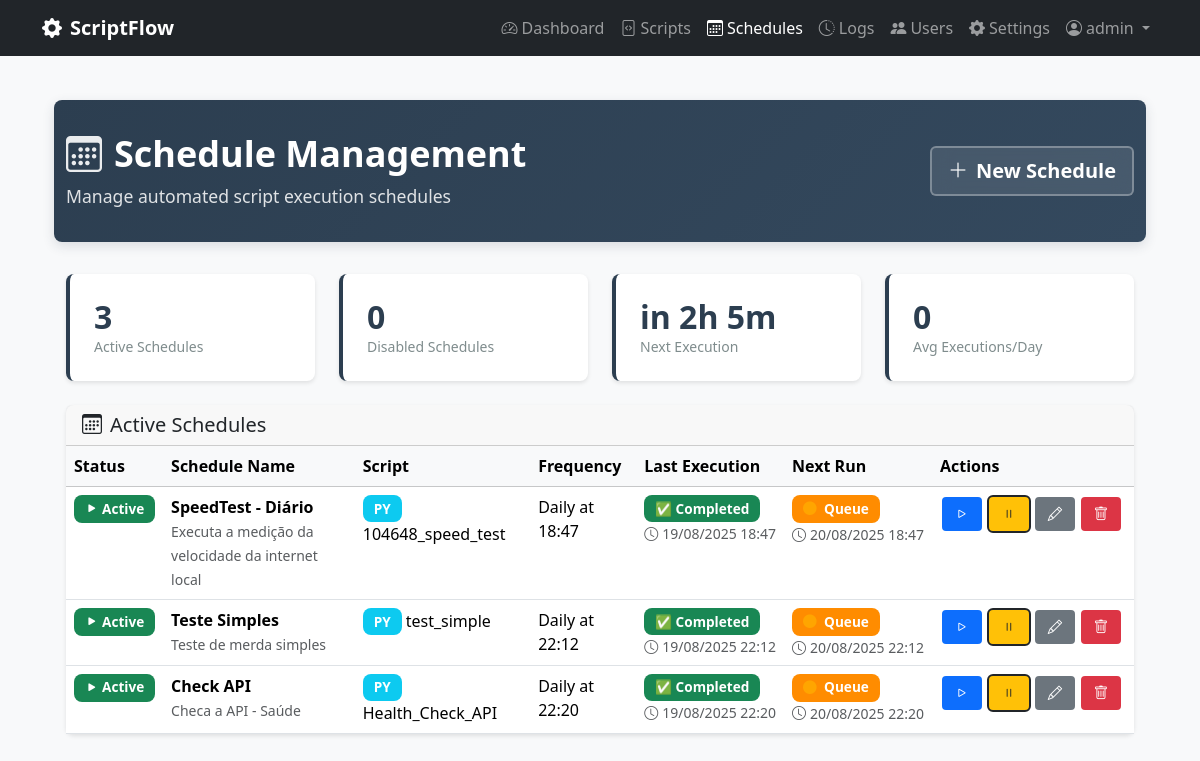
The app's page /schedules (signed in), older data.
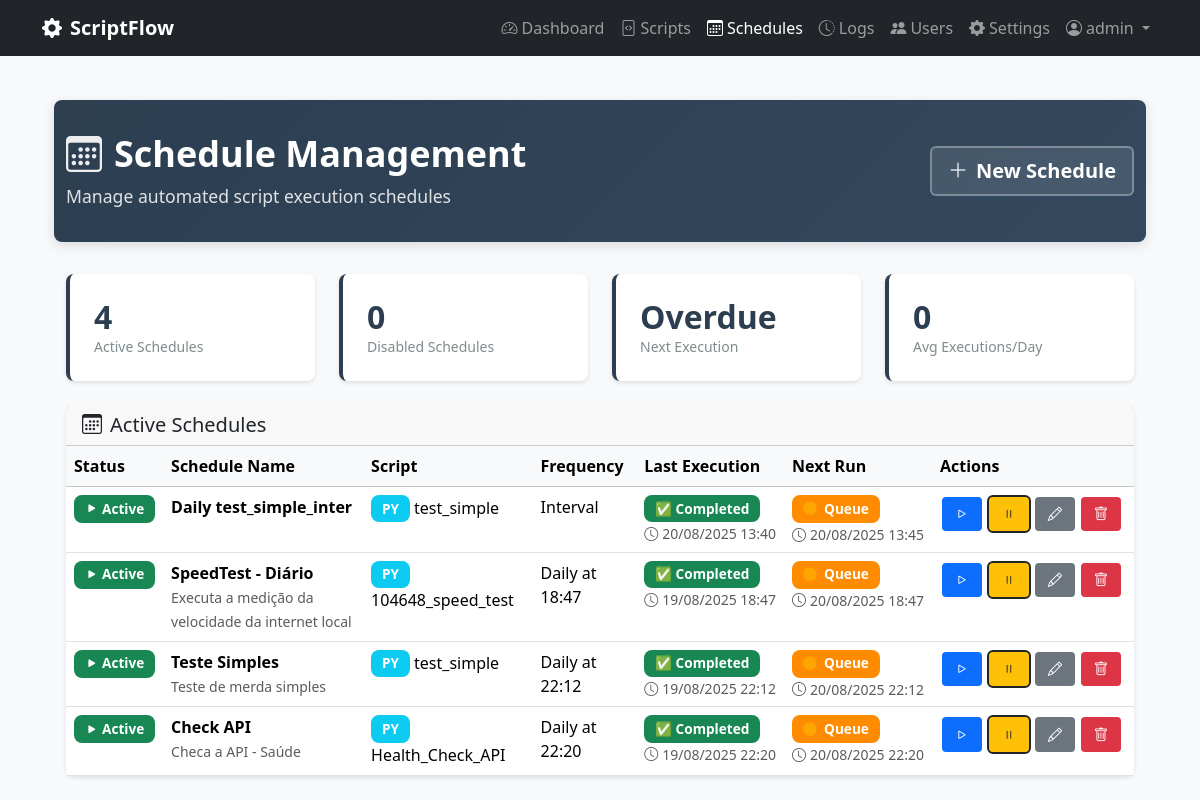
The same page, newer data.
### scriptflow.py (models this page shows, shortened)
class Schedule(db.Model):
    __tablename__ = 'schedules'
    id = db.Column(db.Integer, primary_key=True)
    name = db.Column(db.String(100), nullable=False)
    description = db.Column(db.Text)
    frequency = db.Column(db.String(20), nullable=False)  # daily, weekly, monthly, custom
    time_config = db.Column(db.Text)  # JSON string with time configuration
    is_active = db.Column(db.Boolean, default=True)
    created_at = db.Column(db.DateTime, default=datetime.now)
    updated_at = db.Column(db.DateTime, default=datetime.now, onupdate=datetime.now)
    next_run_time = db.Column(db.DateTime)
    last_execution_id = db.Column(db.Integer, db.ForeignKey('executions.id'))
    script_id = db.Column(db.Integer, db.ForeignKey('scripts.id'), nullable=False)
    user_id = db.Column(db.Integer, db.ForeignKey('users.id'), nullable=False)
    script = db.relationship('Script', backref='schedules')
    user = db.relationship('User', backref='schedules')
    last_execution = db.relationship('Execution', foreign_keys=[last_execution_id])
    @property
    def time_config_json(self):
        if self.time_config:
            try:
                return json.loads(self.time_config)
            except:
                return {}
        return {}
    @property
    def next_run_display(self):
        if not self.next_run_time:
            return "Not scheduled"
        now = datetime.now()  # Use local time instead of UTC
        delta = self.next_run_time - now
        if delta.total_seconds() < 0:
            return "Overdue"
        elif delta.total_seconds() < 3600:  # Less than 1 hour
            minutes = int(delta.total_seconds() / 60)
            return f"in {minutes}m"
        elif delta.total_seconds() < 86400:  # Less than 1 day
            hours = int(delta.total_seconds() / 3600)
            minutes = int((delta.total_seconds() % 3600) / 60)
            return f"in {hours}h {minutes}m"
        else:
            days = int(delta.total_seconds() / 86400)
            return f"in {days} days"
    @property
    def frequency_display(self):
        if self.frequency == 'daily':
            config = self.time_config_json
            if config.get('time'):
                return f"Daily at {config['time']}"
            return "Daily"
        elif self.frequency == 'monthly':
            config = self.time_config_json
            day = config.get('day', 1)
            time = config.get('time', '09:00')
            return f"Monthly (day {day}) at {time}"
        elif self.frequency == 'custom':
            return "Custom schedule"
        return self.frequency.capitalize()

class Script(db.Model):
    __tablename__ = 'scripts'
    id = db.Column(db.Integer, primary_key=True)
    name = db.Column(db.String(100), nullable=False)
    description = db.Column(db.Text)
    filename = db.Column(db.String(255), nullable=False)
    file_path = db.Column(db.String(500), nullable=False)
    script_type = db.Column(db.String(10), nullable=False)  # 'py' or 'bat'
    file_size = db.Column(db.Integer)
    created_at = db.Column(db.DateTime, default=datetime.now)
    updated_at = db.Column(db.DateTime, default=datetime.now, onupdate=datetime.now)
    is_active = db.Column(db.Boolean, default=True)
    user_id = db.Column(db.Integer, db.ForeignKey('users.id'), nullable=False)

class Execution(db.Model):
    __tablename__ = 'executions'
    id = db.Column(db.Integer, primary_key=True)
    started_at = db.Column(db.DateTime, default=datetime.now, nullable=False)
    completed_at = db.Column(db.DateTime)
    status = db.Column(db.String(20), default='pending', nullable=False)  # pending, running, completed, failed, timeout
    exit_code = db.Column(db.Integer)
    stdout = db.Column(db.Text)
    stderr = db.Column(db.Text)
    duration_seconds = db.Column(db.Float)
    trigger_type = db.Column(db.String(20), default='manual', nullable=False)  # manual, scheduled, api
    script_id = db.Column(db.Integer, db.ForeignKey('scripts.id'), nullable=False)
    user_id = db.Column(db.Integer, db.ForeignKey('users.id'), nullable=False)
    script = db.relationship('Script', backref='executions')
    @property
    def status_icon(self):
        icons = {
            'pending': '⏳',
            'running': '🔄',  # Emoji simples que funciona bem
            'completed': '✅',
            'failed': '❌',
            'timeout': '⏰',
            'cancelled': '🛑'
        }
        return icons.get(self.status, '❓')
    @property
    def status_color(self):
        colors = {
            'pending': 'secondary',
            'running': 'running',  # Usar classe CSS personalizada com animação
            'completed': 'success',
            'failed': 'danger',
            'timeout': 'warning',
            'cancelled': 'danger'
        }
        return colors.get(self.status, 'secondary')

### scriptflow.py (the view)
@app.route('/schedules')
@login_required
def schedules():
    schedules_query = Schedule.query.order_by(Schedule.next_run_time.asc())
    user_schedules = apply_user_data_filter(schedules_query).all()
    active_schedules = sum(1 for s in user_schedules if s.is_active)
    disabled_schedules = len(user_schedules) - active_schedules
    next_schedule = next((s for s in user_schedules if s.is_active and s.next_run_time), None)
    next_run_display = next_schedule.next_run_display if next_schedule else "No upcoming runs"
    stats = {
        'active': active_schedules,
        'disabled': disabled_schedules,
        'next_run': next_run_display,
        'avg_per_day': 0  # TODO: Calculate based on execution history
    }
    return render_template('schedules.html', schedules=user_schedules, stats=stats)

### scriptflow.py (called while the page is built)
@login_manager.user_loader
def load_user(user_id):
    return db.session.get(User, int(user_id))

def apply_user_data_filter(query):
    if current_user.can_view_all_data:
        return query  # Can see all data
    else:
        return query.filter_by(user_id=current_user.id)  # Only own data

### templates/schedules.html (shortened to what the changed rows need)
{% extends "base.html" %}
{% block content %}
<div class="container-fluid">
    <div class="page-header">
        <div class="container">
            <div class="row align-items-center">
                <div class="col">
                    <h1>
                        <i class="bi bi-calendar3"></i>Schedule Management
                    </h1>
                </div>
            </div>
        </div>
    </div>
    <div class="container">
        <div class="row">
            <div class="col-12">
            <div class="row mb-4">
                <div class="col-md-3">
                    <div class="stats-card">
                        <h3 class="stats-number">{{ stats.active }}</h3>
                        <p class="stats-label">Active Schedules</p>
                    </div>
                </div>
                <div class="col-md-3">
                    <div class="stats-card">
                        <h3 class="stats-number">{{ stats.next_run }}</h3>
                        <p class="stats-label">Next Execution</p>
                    </div>
                </div>
            </div>
            <div class="card">
                <div class="card-body p-0">
                    {% if schedules %}
                    <div class="table-responsive">
                        <table class="table table-hover mb-0">
                            <thead class="table-light">
                                <tr>
                                    <th>Status</th>
                                    <th>Schedule Name</th>
                                    <th>Script</th>
                                    <th>Frequency</th>
                                    <th>Last Execution</th>
                                    <th>Next Run</th>
                                    <th>Actions</th>
                                </tr>
                            </thead>
                            <tbody>
                                {% for schedule in schedules %}
                                <tr>
                                    <td>
                                        {% if schedule.is_active %}
                                        <span class="badge bg-success">
                                            <i class="bi bi-play-fill"></i> Active
                                        </span>
                                        {% else %}
                                        <span class="badge bg-secondary">
                                            <i class="bi bi-pause-fill"></i> Disabled
                                        </span>
                                        {% endif %}
                                    </td>
                                    <td>
                                        <div>
                                            <strong>{{ schedule.name }}</strong>
                                            {% if schedule.description %}
                                            <br><small class="text-muted">{{ schedule.description }}</small>
                                            {% endif %}
                                        </div>
                                    </td>
                                    <td>
                                        <span class="badge bg-info">{{ schedule.script.script_type.upper() }}</span>
                                        {{ schedule.script.name }}
                                    </td>
                                    <td>{{ schedule.frequency_display }}</td>
                                    <td class="schedule-column">
                                        {% if schedule.last_execution %}
                                        <div class="schedule-item">
                                            <span class="badge {% if schedule.last_execution.status == 'running' %}status-running{% else %}bg-{{ schedule.last_execution.status_color }}{% endif %}">
                                                {% if schedule.last_execution.status == 'running' %}
                                                    <i class="bi bi-arrow-clockwise rotating-icon"></i>
                                                {% else %}
                                                    {{ schedule.last_execution.status_icon }}
                                                {% endif %}
                                                {{ schedule.last_execution.status|title }}
                                            </span>
                                            {% if schedule.last_execution.completed_at or schedule.last_execution.started_at %}
                                            <span class="text-muted schedule-datetime">
                                                <i class="bi bi-clock me-1"></i>{% if schedule.last_execution.completed_at %}{{ schedule.last_execution.completed_at.strftime('%d/%m/%Y %H:%M') }}{% else %}{{ schedule.last_execution.started_at.strftime('%d/%m/%Y %H:%M') }}{% endif %}
                                            </span>
                                            {% endif %}
                                        </div>
                                        {% else %}
                                        <span class="text-muted">Never executed</span>
                                        {% endif %}
                                    </td>
                                    <td class="schedule-column">
                                        {% if schedule.is_active and schedule.next_run_time %}
                                        <div class="schedule-item">
                                            <span class="badge" style="background-color: #ff8c00; color: white;">
                                                <i class="bi bi-circle-fill me-1" style="color: #ffa500;"></i> Queue
                                            </span>
                                            <span class="text-muted schedule-datetime">
                                                <i class="bi bi-clock me-1"></i>{{ schedule.next_run_time.strftime('%d/%m/%Y %H:%M') }}
                                            </span>
                                        </div>
                                        {% else %}
                                        <span class="text-muted">Not scheduled</span>
                                        {% endif %}
                                    </td>
                                    <td>
                                        <div class="btn-group btn-group-sm">
                                            <form method="POST" action="{{ url_for('run_schedule_now', schedule_id=schedule.id) }}" style="display: inline;">
                                                <button type="submit" class="btn btn-outline-primary" title="Run Now"
                                                        {% if not schedule.is_active %}disabled{% endif %}>
                                                    <i class="bi bi-play"></i>
                                                </button>
                                            </form>
                                            <form method="POST" action="{{ url_for('toggle_schedule', schedule_id=schedule.id) }}" style="display: inline;">
                                                <button type="submit" class="btn btn-outline-warning"
                                                        title="{% if schedule.is_active %}Disable{% else %}Enable{% endif %}">
                                                    {% if schedule.is_active %}
                                                    <i class="bi bi-pause"></i>
                                                    {% else %}
                                                    <i class="bi bi-play"></i>
                                                    {% endif %}
                                                </button>
                                            </form>
                                            <a href="{{ url_for('edit_schedule', schedule_id=schedule.id) }}"
                                               class="btn btn-outline-secondary" title="Edit">
                                                <i class="bi bi-pencil"></i>
                                            </a>
                                            <button type="button" class="btn btn-outline-danger btn-delete"
                                                    title="Delete"
                                                    data-schedule-name="{{ schedule.name }}"
                                                    data-schedule-id="{{ schedule.id }}">
                                                <i class="bi bi-trash"></i>
                                            </button>
                                        </div>
                                    </td>
                                </tr>
                                {% endfor %}
                            </tbody>
                        </table>
                    </div>
                    {% endif %}
                </div>
            </div>
        </div>
    </div>
</div>
{% endblock %}

Row changes from the older to the newer data that the page shows:
added Schedule: is_active True (drawn), name "Daily test_simple_inter", script.script_type "PY", script.name "test_simple", frequency_display "Interval", last_execution.status_icon "✅", last_execution.status "Completed", last_execution.completed_at "20/08/2025 13:40", next_run_time "20/08/2025 13:45"
Text that changed along with them:
{{ stats.active }}: "3" → "4"
{{ stats.next_run }}: "in 2h 5m" → "Overdue"
